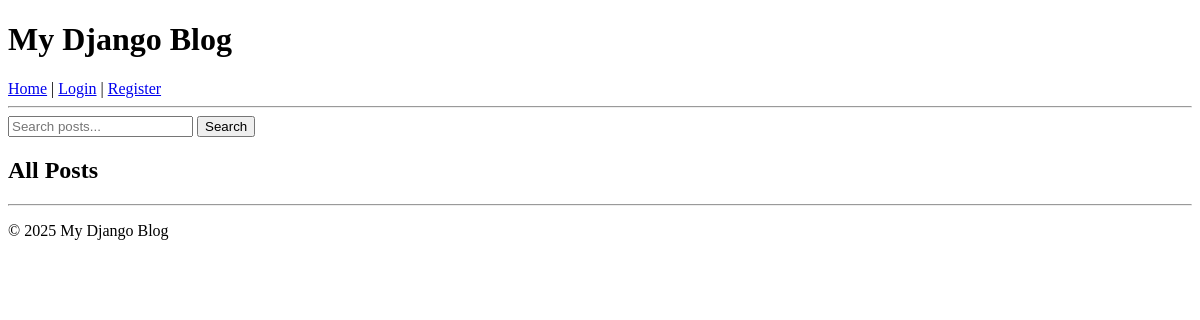
/, run on an earlier commit of the app's database.
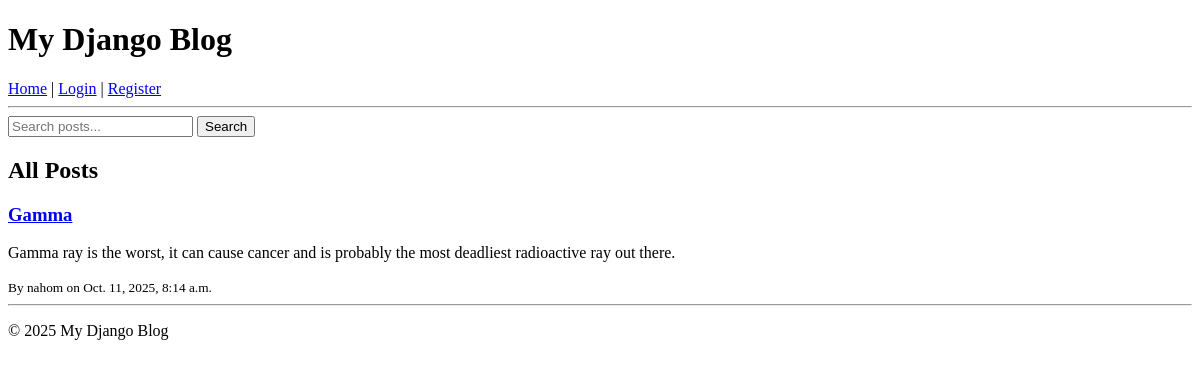
And on a later commit of the database.
### blog/models.py (models this page shows, shortened)
class Post(models.Model):
    title = models.CharField(max_length=200)
    content = models.TextField()
    tags = TaggableManager()
    published_date = models.DateTimeField(auto_now_add=True)
    author = models.ForeignKey(User, on_delete=models.CASCADE)

### blog/views.py (the view)
# urls.py: path('', PostListView.as_view(), name='post-list'),
class PostListView(ListView):
    model = Post
    template_name = 'blog/post_list.html'
    context_object_name = 'posts'
    ordering = ['-published_date']

### blog/templates/blog/post_list.html
{% extends 'blog/base.html' %}
{% block content %}
<h2>All Posts</h2>
{% for post in posts %}
    <div>
        <h3><a href="{% url 'post-detail' post.pk %}">{{ post.title }}</a></h3>
        <p>{{ post.content|truncatewords:20 }}</p>
        <small>By {{ post.author }} on {{ post.published_date }}</small>
    </div>
{% endfor %}
{% endblock %}

What changed in the data, as far as the page shows it:
added Post: title "Gamma", content "Gamma ray is the worst, it can cause cancer and is probably the most deadliest radioactive ray out there.", author "nahom", published_date "Oct. 11, 2025, 8:14 a.m."
